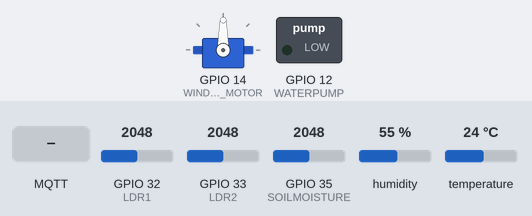
Bench run of a sketch on a simulated ESP32. On the bench: servo, switched loads named in the sketch (green lamp = pin HIGH). The inputs (shaded band) are chosen by the test bench; at power-on: humidity 55 %, GPIO 32 (LDR1) = 2048, GPIO 33 (LDR2) = 2048, GPIO 35 (SOILMOISTURE) = 2048, temperature 24 °C. WiFi joins after 1.5 s; servers stay silent unless stated; random numbers use the default seed unless the sketch sets one; no MQTT or app messages arrive unless stated; what the sketch prints to the serial monitor is not drawn.

Above: at 2.4 s.
2.5 s: MQTT message "1" arrives on the second subscribed topic
At 4.2 s:
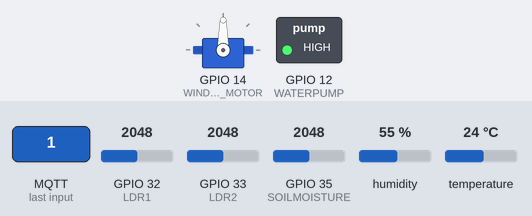
25.5 s: humidity set to 68 %
27.0 s: humidity set to 72 %
Timing chart, 0 to 30.0 s (numbered marks = the images above; inputs shaded):
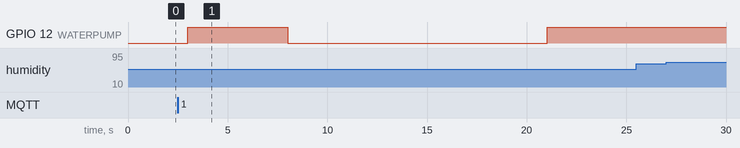

The sketch:

green_house_final.ino
```cpp
// Necessary Libraries
#include <AsyncMqttClient.h>
#include <WiFi.h>
extern "C" {
#include "freertos/FreeRTOS.h"
#include "freertos/timers.h"
}

// For Temperature and Humidity
#include <DHT.h>

// For Servo that is the window motor
#include <ESP32Servo.h>


// WiFi configuration
#define WIFI_SSID  "Router"
#define WIFI_PASSWORD  "*********"


// MQTT configuration
// make sure it is an static IP
// If the IP is not static set it up as a static IP in the router configuration
// If you using a cloud MQTT broker type in the domain name
// #define MQTT_HOST "io.adafruit.com"
#define MQTT_HOST "192.168.31.169"
// This port is insecure(not encrypted) but if your running it locally it's okay if your wifi is not hacked
// If you are using a cloud broker make sure you use an SSL connection.
// https://www.digitalocean.com/community/tutorials/how-to-install-and-secure-the-mosquitto-mqtt-messaging-broker-on-ubuntu-16-04
#define MQTT_PORT 1883
// Setting up authentication for mosquitto broker
// https://medium.com/@eranda/setting-up-authentication-on-mosquitto-mqtt-broker-de5df2e29afc
#define MQTT_USERNAME "rohvis"
#define MQTT_PASS "*********"


// MQTT Topics
// Sensor topics
#define MQTT_PUB_TEMP              "greenhouse/feeds/temperature"
#define MQTT_PUB_HUM               "greenhouse/feeds/humidity"
#define MQTT_PUB_LDR1              "greenhouse/feeds/ldr1"
#define MQTT_PUB_LDR2              "greenhouse/feeds/ldr2"
#define MQTT_PUB_SOIL_MOISTURE     "greenhouse/feeds/soil-moisture"
#define MQTT_PUB_PH_LEVEL          "greenhouse/feeds/pH-level"

// Threshold Settings topics
#define MQTT_SUB_TEMP_LOW_SET           "greenhouse/feeds/temperature-low-set"
#define MQTT_SUB_TEMP_HIGH_SET          "greenhouse/feeds/temperature-high-set"
#define MQTT_SUB_HUM_LOW_SET            "greenhouse/feeds/humidity-low-set"
#define MQTT_SUB_HUM_HIGH_SET           "greenhouse/feeds/humidity-high-set"
#define MQTT_SUB_LDR1_LOW_SET           "greenhouse/feeds/ldr1-low-set"
#define MQTT_SUB_LDR1_HIGH_SET          "greenhouse/feeds/ldr1-high-set"
#define MQTT_SUB_LDR2_LOW_SET           "greenhouse/feeds/ldr2-low-set"
#define MQTT_SUB_LDR2_HIGH_SET          "greenhouse/feeds/ldr2-high-set"
#define MQTT_SUB_PH_LEVEL_LOW_SET       "greenhouse/feeds/pH-level-low-set"
#define MQTT_SUB_PH_LEVEL_HIGH_SET      "greenhouse/feeds/pH-level-high-set"
#define MQTT_SUB_SOIL_MOISTURE_LOW_SET  "greenhouse/feeds/soil-moisture-low-set"
#define MQTT_SUB_SOIL_MOISTURE_HIGH_SET "greenhouse/feeds/soil-moisture-high-set"

// User Actions topics
#define MQTT_SUB_WATER_PUMP_SWITCH "greenhouse/feeds/water-pump-switch"
#define MQTT_SUB_WINDOW_SWITCH     "greenhouse/feeds/window-switch"
#define MQTT_SUB_MANUAL_OVERRIDE   "greenhouse/feeds/manual-override"


// Feedback topics
#define MQTT_PUB_STATUS            "greenhouse/feeds/status"
#define MQTT_PUB_STATUS1            "greenhouse/feeds/status1"

// Board : https://circuits4you.com/2018/12/31/esp32-devkit-esp32-wroom-gpio-pinout/
// Pin Configuration for Sensors
#define DHTPIN       26
#define SOILMOISTURE 35
#define PH           17
#define LDR1         32
#define LDR2         33


// Pin Configuration for actuators
#define WATERPUMP    12
#define WINDOW_MOTOR 14

#define DHTTYPE DHT11
// create a dht object
DHT dht(DHTPIN, DHTTYPE);


// Initializing a MQTT client Object
AsyncMqttClient mqttClient;

// Creates a new software timer instance and returns a handle by which the timer can be referenced.
// Doc:https://www.freertos.org/FreeRTOS-timers-xTimerCreate.html
TimerHandle_t mqttReconnectTimer;
TimerHandle_t wifiReconnectTimer;

// Stores last time when data was published
unsigned long previousMillis = 0;
unsigned long previousSubMillis = 0;
// Interval at which to publish the sensor readings
const long interval = 5000;
const long subscribeInterval = 2000;


//  Variables to hold sensor readings
float temperature = 26;
float humidity = 62;
int soilMoisture = 55;
int ldrOne = 62, ldrTwo = 75;
float pH = 6;

// Variables to hold theresholds from the app
int tempLowThreshold = 25, tempHighThreshold = 40;
int humLowThreshold = 30, humHighThreshold = 70;
int soilMoistureLowThreshold = 50, soilMoistureHighThreshold = 65;
int ldrOneLowThreshold = 20, ldrOneHighThreshold = 95;
int ldrTwoLowThreshold = 20, ldrTwoHighThreshold = 95;
int pHLowThreshold = 5, pHHighThreshold = 12;

// setting ideal safe values
int tempSafe = (tempLowThreshold + tempHighThreshold)/2;
int humSafe = (humLowThreshold + humLowThreshold)/2;
int soilSafe = ( soilMoistureLowThreshold + soilMoistureHighThreshold)/2;
int ldrOneSafe =  (ldrOneLowThreshold + ldrOneHighThreshold)/2;
int ldrTwoSafe =  (ldrOneLowThreshold + ldrOneHighThreshold)/2;
int pHSafe = (pHLowThreshold+pHHighThreshold)/2;
boolean soilSafeState = false;

//User Actions
boolean manualOverride = false;

// first status
boolean initialStatus = true;

// Servo object for the window switch
Servo windowMotor;


void connectToWifi() {
  Serial.println("[ACTION] -- Connecting to Wi-Fi...");
  WiFi.begin(WIFI_SSID, WIFI_PASSWORD);
}

void connectToMqtt() {
  Serial.println("[ACTION] -- Connecting to MQTT...");
  mqttClient.connect();
}

void WiFiEvent(WiFiEvent_t event) {
  switch (event) {
    case SYSTEM_EVENT_STA_GOT_IP:
      Serial.println("[STATUS] -- WiFi connected");
      Serial.println("[INFO] -- IP address: ");
      Serial.println(WiFi.localIP());
      connectToMqtt();
      break;

    case SYSTEM_EVENT_STA_DISCONNECTED:
      Serial.println("[ALERT] -- WiFi connection lost!");
      // Ensure we don't connect to MQTT broker when there is no WiFi
      xTimerStop(mqttReconnectTimer, 0);
      xTimerStart(wifiReconnectTimer, 0);
      break;
  }
}


void onMqttConnect(bool sessionPresent) {
  Serial.println("[STATUS] -- Connected to MQTT.");
  Serial.print("[STATUS] -- Session Present:");
  Serial.println(sessionPresent);

  // When we connect to the MQTT we subscribe to topics

  uint16_t packetIdSub1 = mqttClient.subscribe(MQTT_SUB_TEMP_LOW_SET, 1);

  uint16_t packetIdSub2 = mqttClient.subscribe(MQTT_SUB_TEMP_HIGH_SET, 1);

  uint16_t packetIdSub3 = mqttClient.subscribe(MQTT_SUB_HUM_LOW_SET, 1);

  uint16_t packetIdSub4 = mqttClient.subscribe(MQTT_SUB_HUM_HIGH_SET, 1);

  uint16_t packetIdSub5 = mqttClient.subscribe(MQTT_SUB_SOIL_MOISTURE_LOW_SET, 1);

  uint16_t packetIdSub6 = mqttClient.subscribe(MQTT_SUB_SOIL_MOISTURE_HIGH_SET, 1);

  uint16_t packetIdSub7 = mqttClient.subscribe(MQTT_SUB_LDR1_LOW_SET, 1);

  uint16_t packetIdSub8 = mqttClient.subscribe(MQTT_SUB_LDR1_HIGH_SET, 1);

  uint16_t packetIdSub9 = mqttClient.subscribe(MQTT_SUB_LDR2_LOW_SET, 1);

  uint16_t packetIdSub10 = mqttClient.subscribe(MQTT_SUB_LDR2_HIGH_SET, 1);

  uint16_t packetIdSub11 = mqttClient.subscribe(MQTT_SUB_PH_LEVEL_LOW_SET, 1);

  uint16_t packetIdSub12 = mqttClient.subscribe(MQTT_SUB_PH_LEVEL_HIGH_SET, 1);

  uint16_t packetIdSub13 = mqttClient.subscribe(MQTT_SUB_MANUAL_OVERRIDE, 1);

  uint16_t packetIdSub14 = mqttClient.subscribe(MQTT_SUB_WATER_PUMP_SWITCH, 1);

  uint16_t packetIdSub15 = mqttClient.subscribe(MQTT_SUB_WINDOW_SWITCH, 1);
}


void onMqttDisconnect(AsyncMqttClientDisconnectReason reason) {
  Serial.println("[ALERT] -- Disconnected from MQTT.");
  if (WiFi.isConnected()) {
    // If the connection is lost to the MQTT.We check if the WiFi connection is present or not
    // Then we re-attempt to connect to the MQTT
    xTimerStart(mqttReconnectTimer, 0);
  }
}


void onMqttSubscribe(uint16_t packetId, uint8_t qos) {
  Serial.println("[STATUS] -- Subscribe acknowledged.");
  Serial.print("[INFO] -- packet ID:");
  Serial.print(packetId);
  Serial.print("[INFO] QOS: ");
  Serial.println(qos);
}


void onMqttPublish(uint16_t packetId) {
  Serial.printf("[INFO] -- Data Published with Packet ID:%d\n", packetId);
}


String valueExtract(char* payload, size_t len) {
  String temp = "";
  for (int i = 0; i <= len; i++) {
    temp += String((char)payload[i]);
  }
  Serial.println(temp);
  return temp;
}

void sendStatusFeedback(String msg, int channel) {
  if (channel == 1)
    mqttClient.publish(MQTT_PUB_STATUS, 1, true, String(msg).c_str());
  if (channel == 2)
    mqttClient.publish(MQTT_PUB_STATUS1, 1, true, String(msg).c_str());
}

void onMqttMessage(char* topic, char* payload, AsyncMqttClientMessageProperties properties, size_t len, size_t index, size_t total) {
  Serial.println("[STATUS] -- Publish received.");
  Serial.print("[INFO] -- topic: ");
  Serial.println(topic);
  String value = valueExtract(payload, len);
  Serial.print(String(topic) + ":" + String(value));

  if (String(topic) == MQTT_SUB_TEMP_LOW_SET)
    tempLowThreshold = value.toInt();

  if (String(topic) == MQTT_SUB_TEMP_HIGH_SET)
    tempHighThreshold = value.toInt();

  if (String(topic) == MQTT_SUB_HUM_LOW_SET)
    humLowThreshold = value.toInt();

  if (String(topic) == MQTT_SUB_HUM_HIGH_SET)
    humHighThreshold = value.toInt();

  if (String(topic) == MQTT_SUB_SOIL_MOISTURE_LOW_SET)
    soilMoistureLowThreshold = value.toInt();

  if (String(topic) == MQTT_SUB_SOIL_MOISTURE_HIGH_SET)
    soilMoistureHighThreshold = value.toInt();

  if (String(topic) == MQTT_SUB_LDR1_LOW_SET)
    ldrOneLowThreshold = value.toInt();

  if (String(topic) == MQTT_SUB_LDR1_HIGH_SET)
    ldrOneHighThreshold = value.toInt();

  if (String(topic) == MQTT_SUB_LDR2_LOW_SET)
    ldrTwoLowThreshold = value.toInt();

  if (String(topic) == MQTT_SUB_LDR2_HIGH_SET)
    ldrTwoHighThreshold = value.toInt();

  if (String(topic) == MQTT_SUB_PH_LEVEL_LOW_SET)
    pHLowThreshold = value.toInt();

  if (String(topic) == MQTT_SUB_PH_LEVEL_HIGH_SET)
    pHHighThreshold = value.toInt();

  if (String(topic) == MQTT_SUB_MANUAL_OVERRIDE) {
    if (value[0] == 't') {
      manualOverride = true;
      Serial.printf("[INFO] -- Manual Ovveride ON");
      sendStatusFeedback("Manual Override ON!", 1);
    }
    else {
      manualOverride = false;
      Serial.printf("[INFO] -- Manual Ovveride OFF");
      sendStatusFeedback("Manual Override OFF!", 1);
    }
  }

  if (String(topic) == MQTT_SUB_WATER_PUMP_SWITCH) {
    if (value[0] == 't' && manualOverride) {
      Serial.printf("[ACTION] -- MOTOR ON");
      sendStatusFeedback("MOTOR ON", 2);
      waterPump(true);
    }
    else if (value[0] == 'f' && manualOverride) {
      Serial.printf("[ACTION] -- MOTOR ON");
      sendStatusFeedback("MOTOR OFF", 2);
      waterPump(false);
    }
    else {
      Serial.printf("[ALERT] -- Cannot execute action! Manual Ovveride is OFF");
      sendStatusFeedback("Cannot execute action! Manual Override OFF!", 1);
    }
  }

  if (String(topic) == MQTT_SUB_WINDOW_SWITCH) {
    if (value[0] == 't' && manualOverride) {
      sendStatusFeedback("Opening windows", 2);
      Serial.printf("[ACTION] -- OPENING WINDOWS");
      windows(true);
    }
    else if (value[0] == 'f' && manualOverride) {
      sendStatusFeedback("Closing windows", 2);
       Serial.printf("[ACTION] -- CLOSING WINDOWS");
      windows(false);
    }
    else {
      Serial.printf("[ALERT] -- Cannot execute action! Manual Ovveride is OFF");
      sendStatusFeedback("Cannot execute action! Manual Override OFF!", 1);
    }
  }
}
void setSafeValues(){
  //ideal mid values
tempSafe = (tempLowThreshold + tempHighThreshold)/2;
humSafe = (humLowThreshold + humLowThreshold)/2;
soilSafe = ( soilMoistureLowThreshold + soilMoistureHighThreshold)/2;
ldrOneSafe =  (ldrOneLowThreshold + ldrOneHighThreshold)/2;
ldrTwoSafe =  (ldrOneLowThreshold + ldrOneHighThreshold)/2;
pHSafe = (pHLowThreshold+pHHighThreshold)/2;
}

void getSensorData(boolean randomMode) {

  if (randomMode) {
    temperature = random(25, 31);
    humidity = random(60, 96);
    pH = random(5, 15);
    ldrOne = random(65, 100);
    ldrTwo = random(65, 100);
    soilMoisture = random(60, 96);
  }
  else {
    delay(500);
    temperature = dht.readTemperature();
    delay(500);
    humidity = dht.readHumidity();
    delay(500);
    if (isnan(temperature) || isnan(humidity))
      Serial.println(F("[ALERT] -- Failed to read from DHT sensor!"));
    int ldrOneRead = analogRead(LDR1);
    delay(500);
    ldrOne = map(ldrOneRead, 0, 4095, 1, 100);
    delay(500);
    int ldrTwoRead = analogRead(LDR2);
    delay(500);
    ldrTwo = map(ldrTwoRead, 0, 4095, 1, 100);
    delay(500);
    int soilRead = analogRead(SOILMOISTURE);
    soilMoisture = 100 - map(soilRead, 0, 4095, 1, 100);
    delay(500);
    pH = random(4, 15);
  }
}


void thresholdChecks() {
  if (initialStatus) {
    sendStatusFeedback("ALL OK!", 2);
    initialStatus = false;
  }
  if (temperature < tempLowThreshold) {
    Serial.println("[ALERT] -- Temperature below Lower Threshold!");
    sendStatusFeedback("[ALERT] -- Temperature below Lower Threshold", 1);
    if (!manualOverride) {
      thermostat(true, tempLowThreshold + 2);
    }
  }
  if (temperature > tempHighThreshold) {
    Serial.println("[ALERT] -- Temperature above Higher Threshold!");
    sendStatusFeedback("Temperature above Higher Threshold", 1);
    if (!manualOverride) {
      waterPump(true);
    }
  }
  if(temperature > tempSafe -5 && temperature < tempSafe+5){
    Serial.println("[INFO] -- Temperature in safe levels!");
    sendStatusFeedback("Temperature in safe levels!", 1);
  }
  delay(500);
  if (humidity < humLowThreshold ) {
    Serial.println("[ALERT] -- Humidity below Lower threshold!");
    sendStatusFeedback("Humidity below Lower threshold!", 1);
    if (!manualOverride) {
      waterPump(true);
    }
  }
  if (humidity > humHighThreshold ) {
    Serial.println("[ALERT] -- Humidity above Higher threshold!");
    sendStatusFeedback("Humidity above Higher threshold!", 1);
    if (!manualOverride) {
      thermostat(true, tempLowThreshold + 4);
    }
  }
  if(humidity > humSafe -5 && humidity < humSafe+5){
    Serial.println("[INFO] -- humidity in safe levels!");
    sendStatusFeedback("Humidity in safe levels!", 1);
  }
  delay(500);
  if (ldrOne < ldrOneLowThreshold) {
    Serial.println("[ALERT] -- LDR ONE below Lower threshold!");
    sendStatusFeedback("LDR ONE below Lower threshold!", 1);
    if (!manualOverride) {
      windows(true);
    }
  }
  if (ldrOne > ldrOneHighThreshold) {
    Serial.println("[ALERT] -- LDR ONE above higher threshold!");
    sendStatusFeedback("LDR ONE above higher threshold!", 1);
    if (!manualOverride) {
      windows(false);
    }
  }
  delay(500);
  if (ldrTwo < ldrTwoLowThreshold) {
    Serial.println("[ALERT] -- LDR TWO below Lower threshold!");
    sendStatusFeedback("LDR TWO below Lower threshold!", 1);
    if (!manualOverride) {
      windows(true);
    }
  }
  if (ldrTwo > ldrTwoHighThreshold) {
    Serial.println("[ALERT] -- LDR TWO above higher threshold!");
    sendStatusFeedback("LDR TWO above higher threshold!", 1);
    if (!manualOverride) {
      windows(false);
    }
  }
  delay(500);
  if (soilMoisture < soilMoistureLowThreshold ) {
    soilSafeState = false;
    Serial.println("[ALERT] -- Soil Moisture  below lower threshold!");
    sendStatusFeedback("Soil Moisture below lower threshold!", 1);
    if (!manualOverride) {
      waterPump(true);
    }
  }
  if (soilMoisture > soilMoistureHighThreshold ) {
    soilSafeState = false;
    Serial.println("[ALERT] -- Soil Moisture  above higher threshold!");
    sendStatusFeedback("Soil Moisture above higher threshold!", 1);
    if (!manualOverride) {
      waterPump(false);
    }
  }
  delay(500);
   if(soilMoisture > soilSafe -5 && soilMoisture < soilSafe+5){
    soilSafeState = true;
    Serial.println("[INFO] -- Soil Moisture  in safe levels!");
    sendStatusFeedback("soil Moisture in safe levels!", 1);
    delay(500);
    if(soilSafeState && (!manualOverride)) waterPump(false);
  }
  if (pH < pHLowThreshold ) {
    Serial.println("[ALERT] -- pH below Lower threshold!");
    sendStatusFeedback("pH below Lower threshold!", 1);
    sendStatusFeedback(" ", 2);
  }
  if (pH > pHHighThreshold ) {
    Serial.println("[ALERT] -- pH above Higher threshold!");
    sendStatusFeedback("pH above Higher threshold!", 1);
    sendStatusFeedback(" ", 2);
  }
  if(pH > pHSafe -5 && pH < pHSafe+5){
    Serial.println("[INFO] -- PHin safe levels!");
    sendStatusFeedback("pH in safe levels!", 1);
    sendStatusFeedback(" ", 2);
  }
  delay(1000);
}


void setup()
{
  pinMode(WATERPUMP, OUTPUT);
  pinMode(LDR1, INPUT);
  pinMode(WINDOW_MOTOR, OUTPUT);
  // Initialize the Serial Monitor with a baud rate
  Serial.begin(115200);

  // Attach the pin to the servo object
  windowMotor.attach(WINDOW_MOTOR);

  // Initialize the DHT Sensor
  dht.begin();
  // if analog input pin 11 is unconnected, random analog
  // noise will cause the call to randomSeed() to generate
  // different seed numbers each time the sketch runs.
  // randomSeed() will then shuffle the random function.
  // https://www.arduino.cc/reference/en/language/functions/random-numbers/random/
  randomSeed(analogRead(11));
  // The below timers are for reconnecting to the WiFi router and MQTT broker
  mqttReconnectTimer = xTimerCreate("mqttTimer", pdMS_TO_TICKS(2000), pdFALSE, (void*)0, reinterpret_cast<TimerCallbackFunction_t>(connectToMqtt));
  wifiReconnectTimer = xTimerCreate("wifiTimer", pdMS_TO_TICKS(2000), pdFALSE, (void*)0, reinterpret_cast<TimerCallbackFunction_t>(connectToWifi));
  // https://techtutorialsx.com/2019/08/11/esp32-arduino-getting-started-with-wifi-events/
  WiFi.onEvent(WiFiEvent);

  // http://marvinroger.viewdocs.io/async-mqtt-client/2.-API-reference/
  mqttClient.onConnect(onMqttConnect);
  mqttClient.onDisconnect(onMqttDisconnect);
  mqttClient.onSubscribe(onMqttSubscribe);
  mqttClient.onPublish(onMqttPublish);
  mqttClient.setServer(MQTT_HOST, MQTT_PORT);
  mqttClient.onMessage(onMqttMessage);
  // If your broker requires authentication.
  mqttClient.setCredentials(MQTT_USERNAME, MQTT_PASS);
  connectToWifi();
  sendStatusFeedback("ALL OK!", 2);
}

void loop() {

  unsigned long currentMillis = millis();
  // Every X number of seconds (interval = 10 seconds)
  // it publishes a new MQTT message
  if (currentMillis - previousMillis >= 2000) {
    //Save the last time a new message was sent.
    previousMillis = currentMillis;
    getSensorData(false);
    Serial.printf("[ACTION] -- Publishing temperature\n");
    Serial.printf("[INFO] -- Temperature:%d\n", temperature);
    mqttClient.publish(MQTT_PUB_TEMP, 1, true, String(temperature).c_str());
    delay(500);

    Serial.printf("[ACTION] -- Publishing humidity\n");
    Serial.printf("[INFO] -- Humidity:%d\n", humidity);
    mqttClient.publish(MQTT_PUB_HUM, 1, true, String(humidity).c_str());
    delay(500);

    Serial.printf("[ACTION] -- Publishing soil moisture\n");
    Serial.printf("[INFO] -- Soil Moisture:%d\n", soilMoisture);
    mqttClient.publish(MQTT_PUB_SOIL_MOISTURE, 1, true, String(soilMoisture).c_str());
    delay(500);

    Serial.printf("[ACTION] -- Publishing ldr one\n");
    Serial.printf("[INFO] -- LDR ONE:%d\n", ldrOne);
    mqttClient.publish(MQTT_PUB_LDR1, 1, true, String(ldrOne).c_str());
    delay(500);

    Serial.printf("[ACTION] -- Publishing ldr two\n");
    Serial.printf("[INFO] -- LDR TWO:%d\n", ldrTwo);
    mqttClient.publish(MQTT_PUB_LDR2, 1, true, String(ldrTwo).c_str());
    delay(500);

    Serial.printf("[ACTION] -- Publishing pH\n");
    Serial.printf("[INFO] -- pH:%d\n", pH);
    mqttClient.publish(MQTT_PUB_PH_LEVEL, 1, true, String(pH).c_str());
    delay(500);
  }
  delay(3000);
  setSafeValues();
  thresholdChecks();
}


void waterPump(int state) {
  if (state) {
    Serial.println("[ACTION] -- MOTOR ON");
    digitalWrite(WATERPUMP, HIGH);
    sendStatusFeedback("MOTOR ON", 2);
    delay(2000);
  }
  else {
    Serial.println("[ACTION] -- MOTOR OFF");
    digitalWrite(WATERPUMP, LOW);
    sendStatusFeedback("MOTOR OFF", 2);
    delay(2000);
  }
}


void windows(int state) {
  if (state) {
    Serial.println("[ACTION] -- OPENING WINDOWS");
    delay(2000);
    windowMotor.write(180);
    sendStatusFeedback("OPENING WINDOWS", 2);
    delay(2000);
  }
  else {
    Serial.println("[ACTION] -- CLOSING WINDOWS");
    delay(2000);
    windowMotor.write(0);
    sendStatusFeedback("CLOSING WINDOWS", 2);
    delay(2000);
  }
}


void thermostat(int state, int temp) {
  if (state) {
    Serial.println("[ACTION] -- TURNING ON THERMOSTAT");
    Serial.printf("Setting temperature to:%d", temp);
    sendStatusFeedback("Setting thermostat to " + String(temp) + "°C", 2);
  }
  else {
    Serial.println("[ACTION] -- TURNING OF THERMOSTAT");
    sendStatusFeedback("Thermostat off", 2);
  }
}
```

Measured:
- after the input at 2.5 s, GPIO 12 (WATERPUMP): LOW → HIGH after 0.50 s, → LOW 5.0 s later, → HIGH 13.0 s later
- after the input at 25.5 s, every drawn part: stays the same
- after the input at 27.0 s, every drawn part: stays the same
